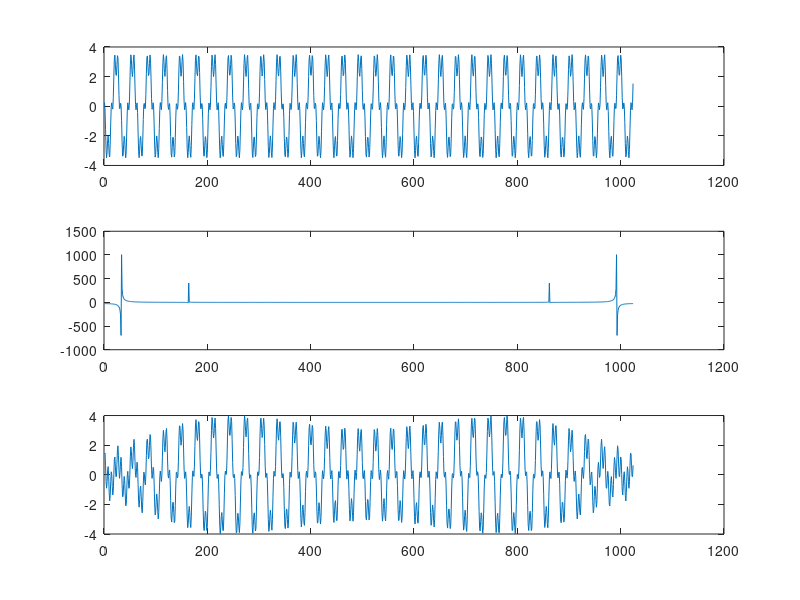

This figure's MATLAB source:
clear all, close all, clc
t = 1:1:1024;
X = -3*sin(0.2*t)+sin(t) +0*3*rand(1,1024);
F = fft(X);

for i = 1:1024
    if abs(F(i)) > 200
        Y(i) = F(i);
    else
        Y(i) = 0;
    end
end

Y=ifft(Y);


figure(1)
subplot(3,1,1)
plot(t,X)

subplot(3,1,2)
plot(t,F)

subplot(3,1,3)
plot(t,Y)